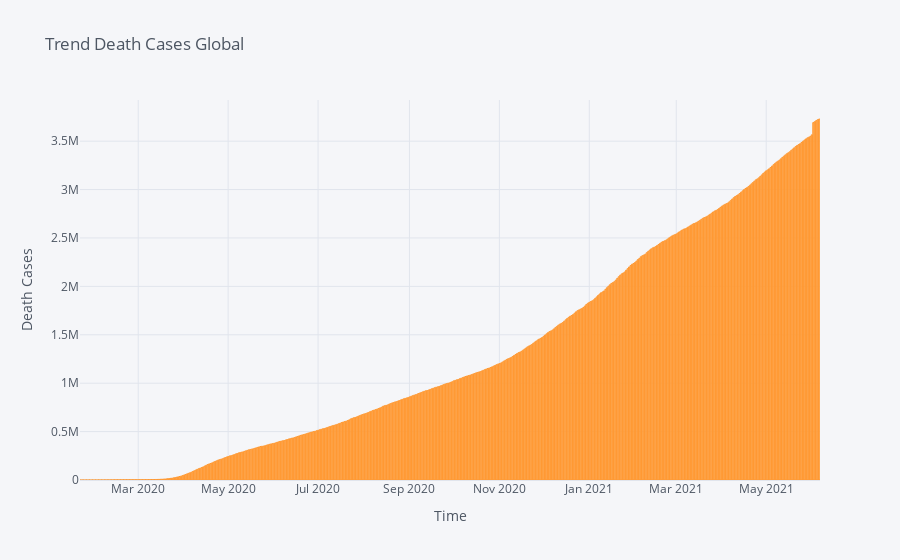

Notebook cell for this chart:
### Markdown cell above
### **Trend Death Cases**

### Code cell
dataGroup.iplot(kind = "bar", y = "Deaths", title = "Trend Death Cases Global",xTitle = "Time", yTitle = 'Death Cases')

### Figure 1 — Plotly figure (JSON) as saved in the notebook; plotly's stock layout.template omitted (floating-point values rounded to 4 significant figures; data arrays with more than 128 entries replaced by an {"elided": "..."} marker saying what was removed)
{"data": [{"marker": {"color": "rgba(255, 153, 51, 0.6)", "line": {"color": "rgba(255, 153, 51, 1.0)", "width": 1}}, "name": "Deaths", "orientation": "v", "text": "", "type": "bar", "x": {"elided": "502 str values"}, "y": {"elided": "502 int values"}}], "layout": {"legend": {"bgcolor": "#F5F6F9", "font": {"color": "#4D5663"}}, "paper_bgcolor": "#F5F6F9", "plot_bgcolor": "#F5F6F9", "title": {"font": {"color": "#4D5663"}, "text": "Trend Death Cases Global"}, "xaxis": {"gridcolor": "#E1E5ED", "showgrid": true, "tickfont": {"color": "#4D5663"}, "title": {"font": {"color": "#4D5663"}, "text": "Time"}, "zerolinecolor": "#E1E5ED"}, "yaxis": {"gridcolor": "#E1E5ED", "showgrid": true, "tickfont": {"color": "#4D5663"}, "title": {"font": {"color": "#4D5663"}, "text": "Death Cases"}, "zerolinecolor": "#E1E5ED"}}}
